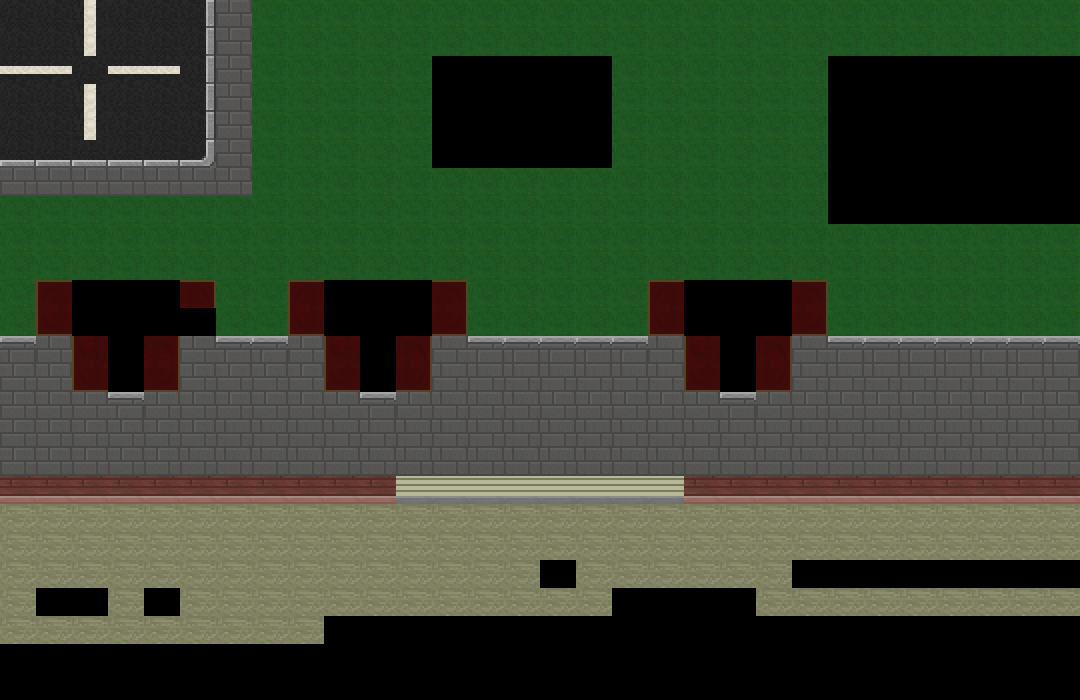

This game map was drawn from its Tiled (.tmx) file and the tilesets committed beside it. A one-line description and the full map source follow:
An orthogonal 30x25 tile map with 36x28 px tiles, 1 tile layer (Floor), 1 hidden layer not drawn.

<map version="1.0" orientation="orthogonal" renderorder="right-down" width="30" height="25" tilewidth="36" tileheight="28" nextobjectid="1">
 <tileset firstgid="1" name="sprite_sheet_props_main" tilewidth="36" tileheight="28" tilecount="2500">
  <image source="../img/sprite_sheet_props_main.png" width="1800" height="1400" />
 </tileset>
 <layer name="Floor" width="30" height="25">
  <data encoding="csv">
164,164,114,164,164,16,116,1403,1403,1403,1403,1403,1403,1403,1403,1403,1403,1403,1403,1403,1403,1403,1403,1403,1403,1403,1403,1403,1403,1403,
164,164,114,164,164,66,116,1403,1403,1403,1403,1403,1403,1403,1403,1403,1403,1403,1403,1403,1403,1403,1403,1403,1403,1403,1403,1403,1403,1403,
15,15,164,15,15,66,116,1403,1403,1403,1403,1403,0,0,0,0,0,1403,1403,1403,1403,1403,1403,0,0,0,0,0,0,0,
164,164,114,164,164,16,116,1403,1403,1403,1403,1403,0,0,0,0,0,1403,1403,1403,1403,1403,1403,0,0,0,0,0,0,0,
164,164,114,164,164,66,116,1403,1403,1403,1403,1403,0,0,0,0,0,1403,1403,1403,1403,1403,1403,0,0,0,0,0,0,0,
19,19,19,19,19,119,116,1403,1403,1403,1403,1403,0,0,0,0,0,1403,1403,1403,1403,1403,1403,0,0,0,0,0,0,0,
116,116,116,116,116,116,116,1403,1403,1403,1403,1403,1403,1403,1403,1403,1403,1403,1403,1403,1403,1403,1403,0,0,0,0,0,0,0,
1403,1403,1403,1403,1403,1403,1403,1403,1403,1403,1403,1403,1403,1403,1403,1403,1403,1403,1403,1403,1403,1403,1403,0,0,0,0,0,0,0,
1403,1403,1403,1403,1403,1403,1403,1403,1403,1403,1403,1403,1403,1403,1403,1403,1403,1403,1403,1403,1403,1403,1403,1403,1403,1403,1403,1403,1403,1403,
1403,1403,1403,1403,1403,1403,1403,1403,1403,1403,1403,1403,1403,1403,1403,1403,1403,1403,1403,1403,1403,1403,1403,1403,1403,1403,1403,1403,1403,1403,
1403,2054,0,0,0,2055,1403,1403,2054,0,0,0,2055,1403,1403,1403,1403,1403,2054,0,0,0,2055,1403,1403,1403,1403,1403,1403,1403,
1403,2154,0,0,0,0,1403,1403,2154,0,0,0,2155,1403,1403,1403,1403,1403,2154,0,0,0,2155,1403,1403,1403,1403,1403,1403,1403,
170,116,2104,0,2105,116,170,170,116,2104,0,2105,166,170,170,170,170,170,166,2104,0,2105,166,170,170,170,170,170,170,170,
116,116,2154,0,2155,116,116,116,116,2154,0,2155,166,166,166,166,166,166,166,2154,0,2155,166,166,166,166,166,166,166,166,
116,116,116,170,116,116,116,116,116,116,170,116,166,166,166,116,116,116,116,116,170,116,116,116,116,116,116,116,116,116,
116,116,116,116,116,116,166,166,166,166,166,166,166,166,166,166,166,166,166,166,166,166,166,166,166,166,166,166,166,166,
116,116,116,116,116,166,166,166,166,166,166,166,166,166,166,166,166,166,166,166,166,166,166,166,166,166,166,166,166,166,
1758,1758,1758,1758,1758,1758,1758,1758,1758,1758,1758,2015,2015,2015,2015,2015,2015,2015,2015,1758,1758,1758,1758,1758,1758,1758,1758,1758,1758,1758,
63,63,63,63,63,63,63,63,63,63,63,63,63,63,63,63,63,63,63,63,63,63,63,63,63,63,63,63,63,63,
63,63,63,63,63,63,63,63,63,63,63,63,63,63,63,63,63,63,63,63,63,63,63,63,63,63,63,63,63,63,
63,63,63,63,63,63,63,63,63,63,63,63,63,63,63,0,63,63,63,63,63,63,0,0,0,0,0,0,0,0,
63,0,0,63,0,63,63,63,63,63,63,63,63,63,63,63,63,0,0,0,0,63,63,63,63,63,63,63,63,63,
63,63,63,63,63,63,63,63,63,0,0,0,0,0,0,0,0,0,0,0,0,0,0,0,0,0,0,0,0,0,
0,0,0,0,0,0,0,0,0,0,0,0,0,0,0,0,0,0,0,0,0,0,0,0,0,0,0,0,0,0,
0,0,0,0,0,0,0,0,0,0,0,0,0,0,0,0,0,0,0,0,0,0,0,0,0,0,0,0,0,0
</data>
 </layer>
 <layer name="walkable" width="30" height="25" visible="0">
  <data encoding="csv">
0,0,0,0,0,0,0,0,0,0,0,0,0,0,0,0,0,0,0,0,0,0,0,0,0,0,0,0,0,0,
0,0,0,0,0,0,0,0,0,0,0,0,0,0,0,0,0,0,0,0,0,0,0,0,0,0,0,0,0,0,
0,0,0,0,0,0,0,0,0,0,0,0,0,0,0,0,0,0,0,0,0,0,0,0,0,0,0,0,0,0,
0,0,0,0,0,0,0,0,0,0,0,0,0,0,0,0,0,0,0,0,0,0,0,0,0,0,0,0,0,0,
0,0,0,0,0,0,0,0,0,0,0,0,0,0,0,0,0,0,0,0,0,0,0,0,0,0,0,0,0,0,
0,0,0,0,0,0,0,0,0,0,0,0,0,0,0,0,0,0,0,0,0,0,0,0,0,0,0,0,0,0,
0,0,0,0,0,0,0,0,0,0,0,0,0,0,0,0,0,0,0,0,0,0,0,0,0,0,0,0,0,0,
0,0,0,0,0,0,0,0,0,0,0,0,0,0,0,0,0,0,0,0,0,0,0,0,0,0,0,0,0,0,
0,0,0,0,0,0,0,0,0,0,0,0,0,0,0,0,0,0,0,0,0,0,0,0,0,0,0,0,0,0,
0,0,0,0,0,0,0,0,0,0,0,0,0,0,0,0,0,0,0,0,0,0,0,0,0,0,0,0,0,0,
0,0,0,0,0,0,0,0,0,0,0,0,0,0,0,0,0,0,0,0,0,0,0,0,0,0,0,0,0,0,
0,0,0,0,0,0,0,0,0,0,0,0,0,0,0,0,0,0,0,0,0,0,0,0,0,0,0,0,0,0,
0,0,0,0,0,0,0,0,0,0,0,0,0,0,0,0,0,0,0,0,0,0,0,0,0,0,0,0,0,0,
0,0,0,0,0,0,0,0,0,0,0,0,0,0,0,0,0,0,0,0,0,0,0,0,0,0,0,0,0,0,
0,0,0,0,0,0,0,0,0,0,0,0,0,0,0,0,0,0,0,0,0,0,0,0,0,0,0,0,0,0,
0,0,0,0,0,0,0,0,0,0,0,0,0,0,0,0,0,0,0,0,0,0,0,0,0,0,0,0,0,0,
0,0,0,0,0,0,0,0,0,0,0,0,0,0,0,0,0,0,0,0,0,0,0,0,0,0,0,0,0,0,
0,0,0,0,0,0,0,0,0,0,0,0,0,0,0,0,0,0,0,0,0,0,0,0,0,0,0,0,0,0,
0,0,0,0,0,0,0,0,0,0,0,0,0,0,0,0,0,0,0,0,0,0,0,0,0,0,0,0,0,0,
0,0,0,0,0,0,0,0,0,0,0,0,0,0,0,0,0,0,0,0,0,0,0,0,0,0,0,0,0,0,
0,0,0,0,0,0,0,0,0,0,0,0,0,0,0,0,0,0,0,0,0,0,0,0,0,0,0,0,0,0,
0,0,0,0,0,0,0,0,0,0,0,0,0,0,0,0,0,0,0,0,0,0,0,0,0,0,0,0,0,0,
0,0,0,0,0,0,0,0,0,0,0,0,0,0,0,0,0,0,0,0,0,0,0,0,0,0,0,0,0,0,
0,0,0,0,0,0,0,0,0,0,0,0,0,0,0,0,0,0,0,0,0,0,0,0,0,0,0,0,0,0,
0,0,0,0,0,0,0,0,0,0,0,0,0,0,0,0,0,0,0,0,0,0,0,0,0,0,0,0,0,0
</data>
 </layer>
</map>
